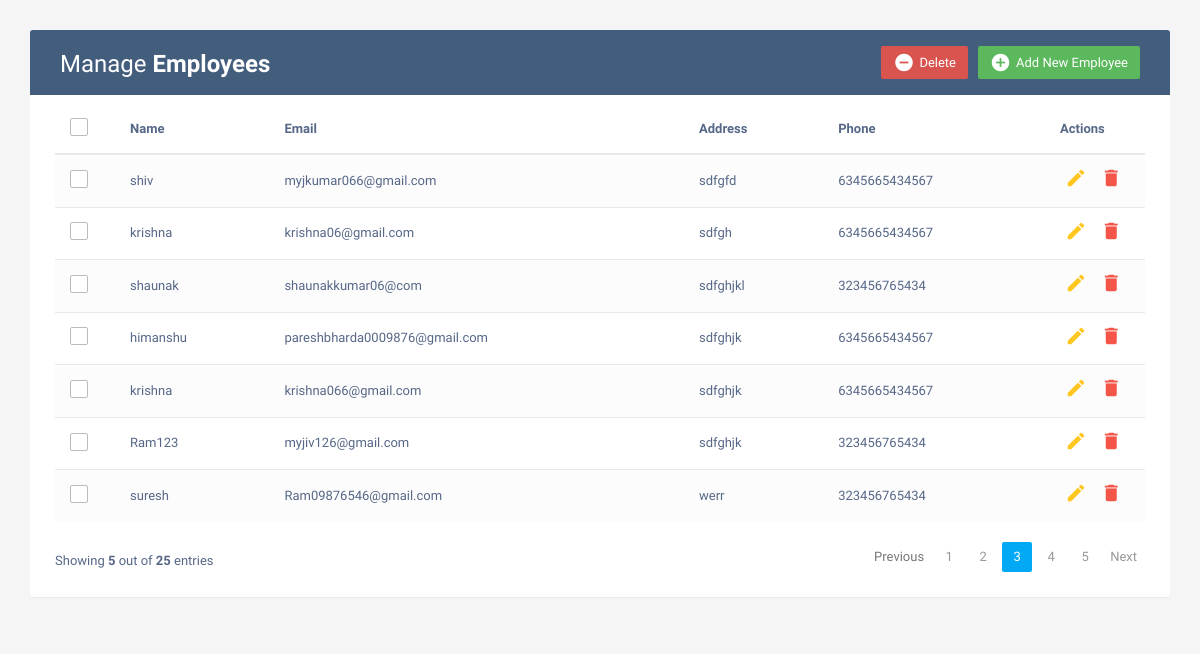
The page / on the database its author committed.
### crud_app/models.py (models this page shows, shortened)
class Employee(models.Model):
    name=models.CharField(max_length=40,blank=True,null=True)
    email=models.EmailField(blank=True,null=True,unique=True)
    address=models.TextField()
    phone=models.IntegerField()

### crud_app/views.py (the view)
# urls.py: path('', views.read, name='read'),
def read(request):
    uid = Employee.objects.all()
    con = {"uid":uid}
    return render(request,"crud.html",con)

### crud_app/Templates/crud.html (shortened to what this page needs)
<!DOCTYPE html>
<html lang="en">
<head>
	<link rel="stylesheet" href="https://maxcdn.bootstrapcdn.com/font-awesome/4.7.0/css/font-awesome.min.css">
	<link rel="stylesheet" href="https://maxcdn.bootstrapcdn.com/bootstrap/3.3.7/css/bootstrap.min.css">
<body>
	<div class="container">
		<div class="table-wrapper">
			<div class="table-title">
				<div class="row">
					<div class="col-sm-6">
						<h2>Manage <b>Employees</b></h2>
					</div>
					<div class="col-sm-6">
						<a href="#addEmployeeModal" class="btn btn-success" data-toggle="modal"><i
								class="material-icons">&#xE147;</i> <span>Add New Employee</span></a>
						<a href="#deleteEmployeeModal" class="btn btn-danger" data-toggle="modal"><i
								class="material-icons">&#xE15C;</i> <span>Delete</span></a>
					</div>
				</div>
			</div>
			<table class="table table-striped table-hover">
				<thead>
					<tr>
						<th>
							<span class="custom-checkbox">
								<label for="selectAll"></label>
							</span>
						</th>
						<th>Name</th>
						<th>Email</th>
						<th>Address</th>
						<th>Phone</th>
						<th>Actions</th>
					</tr>
				</thead>
				<tbody>
					{% for i in uid %}
					<tr>
						<td>
							<span class="custom-checkbox">
								<label for="checkbox1"></label>
							</span>
						</td>
						<td>{{i.name}}</td>
						<td>{{i.email}}</td>
						<td>{{i.address}}</td>
						<td>{{i.phone}}</td>
						<td>
							<a href="#editEmployeeModal-{{forloop.counter}}" class="edit" data-toggle="modal"><i
									class="material-icons" data-toggle="tooltip" title="Edit">&#xE254;</i></a>
							<a href="#deleteEmployeeModal-{{forloop.counter}}" class="delete" data-toggle="modal"><i
									class="material-icons" data-toggle="tooltip"
									title="Delete">&#xE872;</i></a>
						</td>
					</tr>
					{% endfor %}
				</tbody>
			</table>
			<div class="clearfix">
				<div class="hint-text">Showing <b>5</b> out of <b>25</b> entries</div>
				<ul class="pagination">
					<li class="page-item disabled"><a href="#">Previous</a></li>
					<li class="page-item"><a href="#" class="page-link">1</a></li>
					<li class="page-item"><a href="#" class="page-link">2</a></li>
					<li class="page-item active"><a href="#" class="page-link">3</a></li>
					<li class="page-item"><a href="#" class="page-link">4</a></li>
					<li class="page-item"><a href="#" class="page-link">5</a></li>
					<li class="page-item"><a href="#" class="page-link">Next</a></li>
				</ul>
			</div>
		</div>
	</div>
</body>
</html>

### crud_app/Templates/crud.html (style rules this page uses)
body { color: #566787; background: #f5f5f5; font-family: 'Varela Round', sans-serif; font-size: 13px; }
.table-wrapper { background: #fff; padding: 20px 25px; margin: 30px 0; border-radius: 3px; box-shadow: 0 1px 1px rgba(0, 0, 0, .05); }
.table-title { padding-bottom: 15px; background: #435d7d; color: #fff; padding: 16px 30px; margin: -20px -25px 10px; border-radius: 3px 3px 0 0; }
.table-title h2 { margin: 5px 0 0; font-size: 24px; }
.table-title .btn { color: #fff; float: right; font-size: 13px; border: none; min-width: 50px; border-radius: 2px; border: none; outline: none !important; margin-left: 10px; }
.table-title .btn i { float: left; font-size: 21px; margin-right: 5px; }
.table-title .btn span { float: left; margin-top: 2px; }
table.table tr th, table.table tr td { border-color: #e9e9e9; padding: 12px 15px; vertical-align: middle; }
table.table tr th:first-child { width: 60px; }
table.table tr th:last-child { width: 100px; }
table.table-striped tbody tr:nth-of-type(odd) { background-color: #fcfcfc; }
table.table td:last-child i { opacity: 0.9; font-size: 22px; margin: 0 5px; }
table.table td a { font-weight: bold; color: #566787; display: inline-block; text-decoration: none; outline: none !important; }
table.table td a.edit { color: #FFC107; }
table.table td a.delete { color: #F44336; }
table.table td i { font-size: 19px; }
.pagination { float: right; margin: 0 0 5px; }
.pagination li a { border: none; font-size: 13px; min-width: 30px; min-height: 30px; color: #999; margin: 0 2px; line-height: 30px; border-radius: 2px !important; text-align: center; padding: 0 6px; }
.pagination li.active a, .pagination li.active a.page-link { background: #03A9F4; }
.hint-text { float: left; margin-top: 10px; font-size: 13px; }
.custom-checkbox { position: relative; }
.custom-checkbox label:before { width: 18px; height: 18px; }
.custom-checkbox label:before { content: ''; margin-right: 10px; display: inline-block; vertical-align: text-top; background: white; border: 1px solid #bbb; border-radius: 2px; box-sizing: border-box; z-index: 2; }

### rows shown on the page
Employee: name "shiv", email "myjkumar066@gmail.com", address "sdfgfd", phone "6345665434567"
Employee: name "krishna", email "krishna06@gmail.com", address "sdfgh", phone "6345665434567"
Employee: name "shaunak", email "shaunakkumar06@com", address "sdfghjkl", phone "323456765434"
Employee: name "himanshu", email "pareshbharda0009876@gmail.com", address "sdfghjk", phone "6345665434567"
Employee: name "krishna", email "krishna066@gmail.com", address "sdfghjk", phone "6345665434567"
Employee: name "Ram123", email "myjiv126@gmail.com", address "sdfghjk", phone "323456765434"
Employee: name "suresh", email "Ram09876546@gmail.com", address "werr", phone "323456765434"
